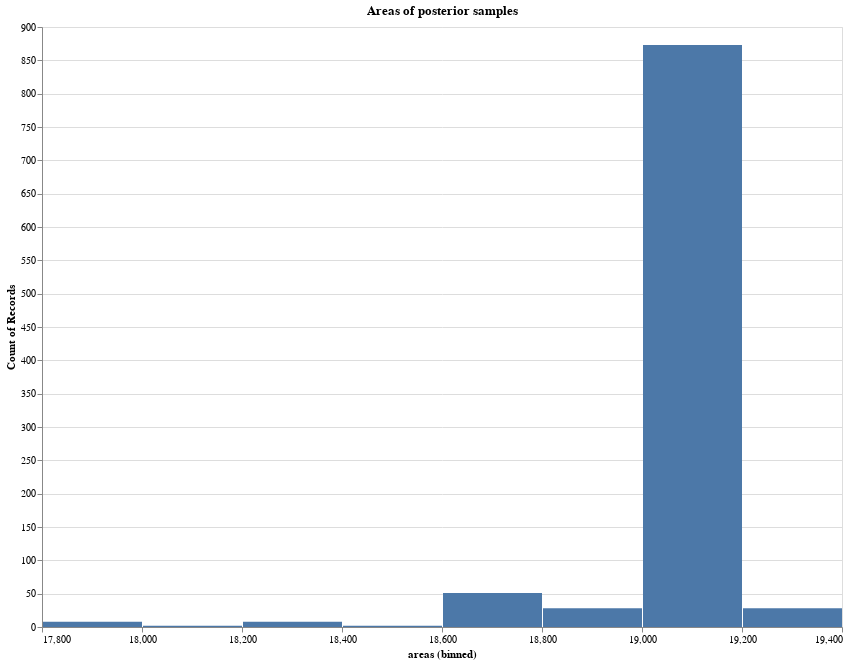

The cell this chart's notebook holds for it:
### Markdown cell above
An important point is, however, that we do not only have a single, best reconstruction. Since the contour represents only a part of shape, we expect that there is some uncertainty regarding the true shape. The simplest way to get a feeling for how much uncertainty is in the 3D reconstruction, is to look at different 3D reconstructions visually in a 3D viewer. 
Another possibility is to obtain measurements, such as the surface area or the volume from the 3D reconstructions and plot the differences. This is illustrated below:

### Code cell
val areas = for sample <- samples yield 
    val mesh = vertebraModel.instance(sample.parameters.coefficients)
    mesh.area

DataFrame(Seq(
    DataFrame.Column.ofContinuous(areas, "areas")) 
)
.plot.histogram("areas", "Areas of posterior samples").show()

### Figure 1 — Vega specification as saved in the notebook (floating-point values rounded to 4 significant figures; data arrays with more than 128 entries replaced by an {"elided": "..."} marker saying what was removed)
{"$schema": "https://vega.github.io/schema/vega-lite/v5.json", "data": {"values": {"elided": "1000 records"}}, "description": ".", "encoding": {"x": {"bin": true, "field": "areas", "type": "quantitative"}, "y": {"aggregate": "count", "field": "areas", "type": "quantitative"}}, "height": 600, "mark": "bar", "title": "Areas of posterior samples", "width": 800}
